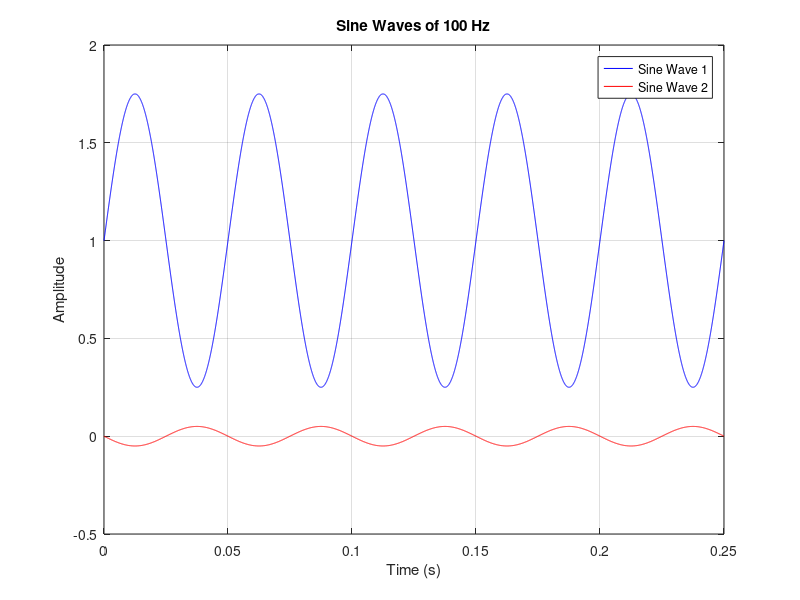
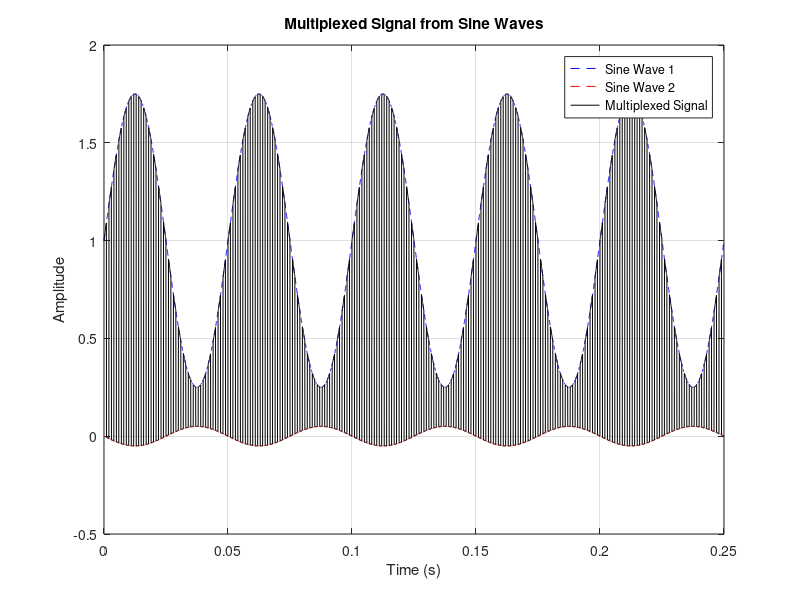

These charts were generated, in order, by the following MATLAB code:
% Parameters
fmecha = 20;                % Frequency of the sine waves (Hz)
fsampling = 27000;              % Sampling frequency (Hz)
fswitch = 1000;
t = 0:1/fsampling:5/fmecha;          % Time vector (1 second duration)

% Sine wave parameters
A1 = 0.75;                 % Amplitude of the first sine wave
A2 = 0.05;               % Amplitude of the second sine wave
offset1 = 1;           % Offset of the first sine wave
offset2 = 0;         % Offset of the second sine wave
phase_shift = pi;      % Phase shift (180 degrees)

% Generate sine waves
y1 = A1 * sin(2 * pi * fmecha * t) + offset1;  % First sine wave
y2 = A2 * sin(2 * pi * fmecha * t + phase_shift) + offset2;  % Second sine wave

% Plotting
figure;
plot(t, y1, 'b', 'DisplayName', 'Sine Wave 1');
hold on;
plot(t, y2, 'r', 'DisplayName', 'Sine Wave 2');
hold off;

% Formatting the plot
title('Sine Waves of 100 Hz');
xlabel('Time (s)');
ylabel('Amplitude');
legend show;
grid on;

% Create a new signal by multiplexing y1 and y2
num_points = fsampling/fswitch;  % Number of points to take from each signal
num_cycles = floor(length(t) / (2 * num_points));  % Number of complete cycles
new_signal = zeros(1, length(t));  % Preallocate new signal

for i = 1:num_cycles
    start_index = (i - 1) * 2 * num_points + 1;
    new_signal(start_index:start_index + num_points - 1) = y1(start_index:start_index + num_points - 1);
    new_signal(start_index + num_points:start_index + 2 * num_points - 1) = y2(start_index + num_points:start_index + 2 * num_points - 1);
end

% Plotting the new multiplexed signal
figure;
plot(t, y1, 'b--', 'DisplayName', 'Sine Wave 1');hold on;
plot(t, y2, 'r--', 'DisplayName', 'Sine Wave 2');
plot(t(1:length(new_signal)), new_signal, 'k', 'DisplayName', 'Multiplexed Signal');
hold off;

% Formatting the plot
title('Multiplexed Signal from Sine Waves');
xlabel('Time (s)');
ylabel('Amplitude');
legend show;
grid on;